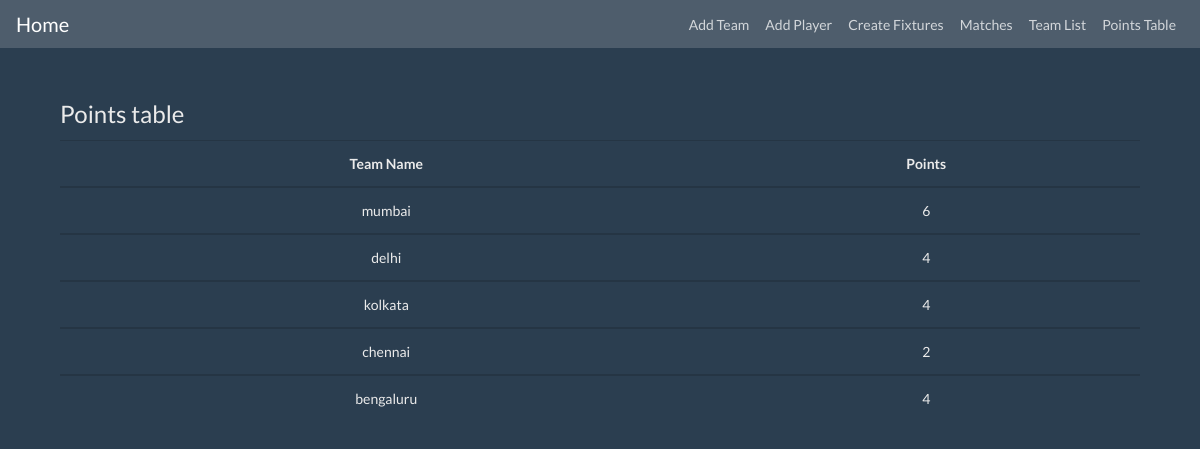
The app's page /points_table/, older data.
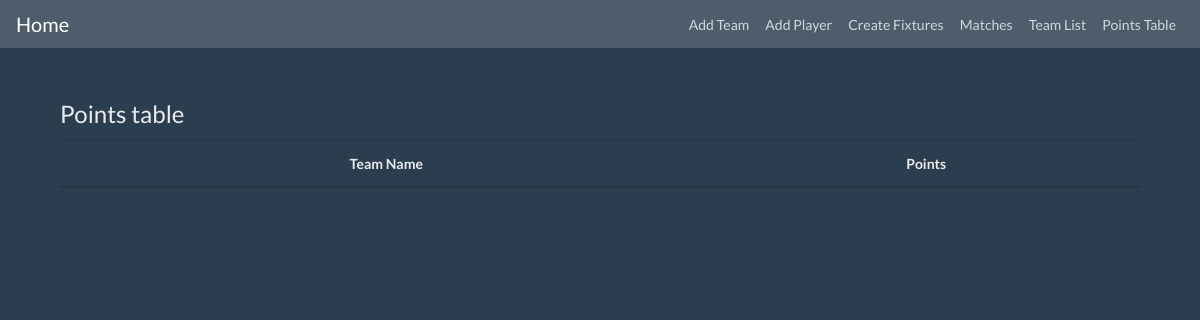
The same page, newer data.
### cricapp/models.py (models this page shows, shortened)
class PointTable(models.Model):
    team = models.ForeignKey(Team,on_delete=models.CASCADE)
    points = models.IntegerField(null=True,blank=True)

class Team(models.Model):
    team_id = models.CharField(max_length=10,primary_key=True)
    team_name = models.CharField(max_length=30)
    team_logo = models.FileField()
    club_state = models.CharField(max_length=25)

### cricapp/views.py (the view)
# urls.py: path('points_table/',views.PointTableListView.as_view(),name="points_table"),
class PointTableListView(ListView):
    model = PointTable
    template_name = 'point_table.html'

### cricapp/templates/point_table.html
{% extends 'base.html' %}
{% block content %}
	<div class="container">
		<div class="mt-5 mb-5">
			<legend>Points table</legend>
			<table class="table table-hover text-center">
				<thead>
				<tr>
                    <th scope="col">Team Name</th>
					<th scope="col">Points</th>
				</tr>
				</thead>
				{% for data in object_list %}
				<tbody>
				<tr>
                    <td>{{data.team.team_name}}</td>
                    <td>{{data.points}}</td>
				</tr>
				</tbody>
				{% endfor %}
			</table>
		</div>
	</div>
{% endblock %}

Row changes from the older to the newer data that the page shows:
removed PointTable: team.team_name "mumbai", points "6"
removed PointTable: team.team_name "delhi", points "4"
removed PointTable: team.team_name "kolkata", points "4"
removed PointTable: team.team_name "chennai", points "2"
removed PointTable: team.team_name "bengaluru", points "4"
